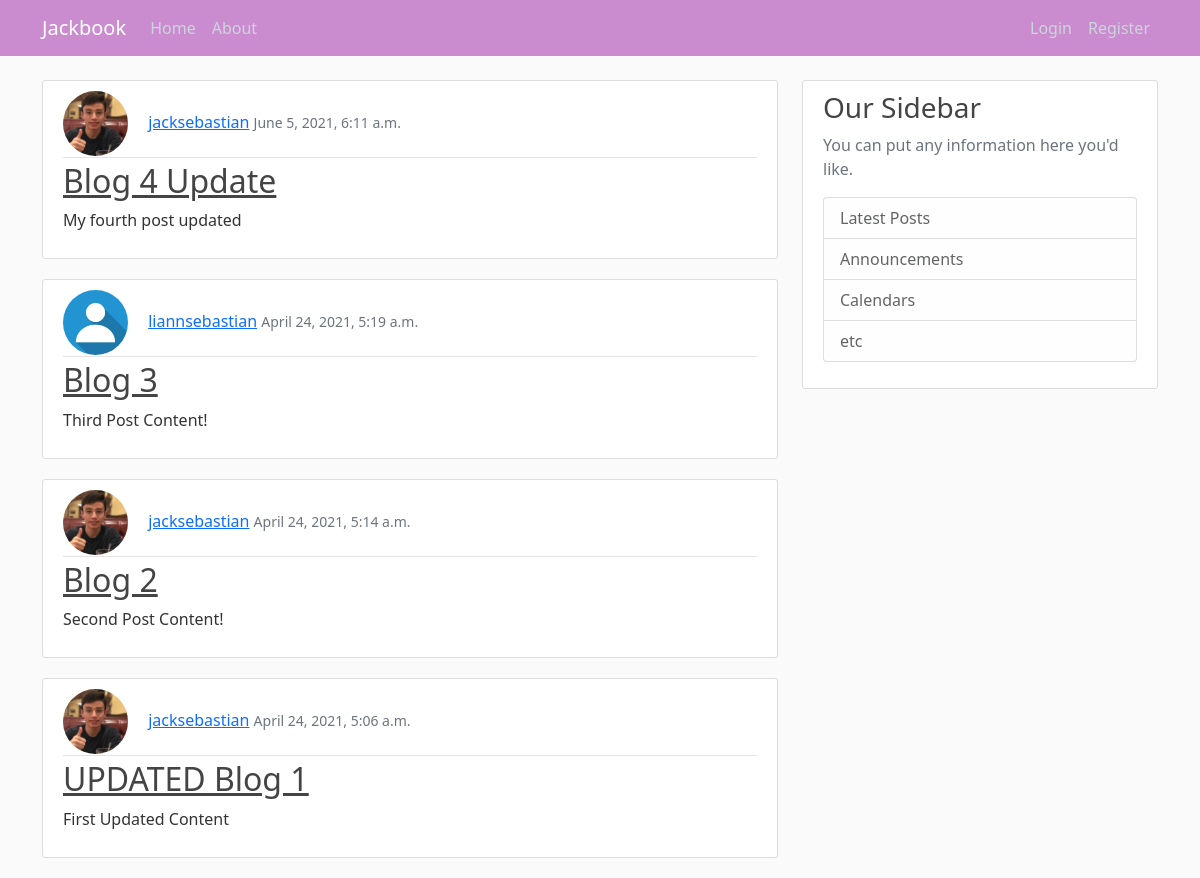
The app's page /, older data.
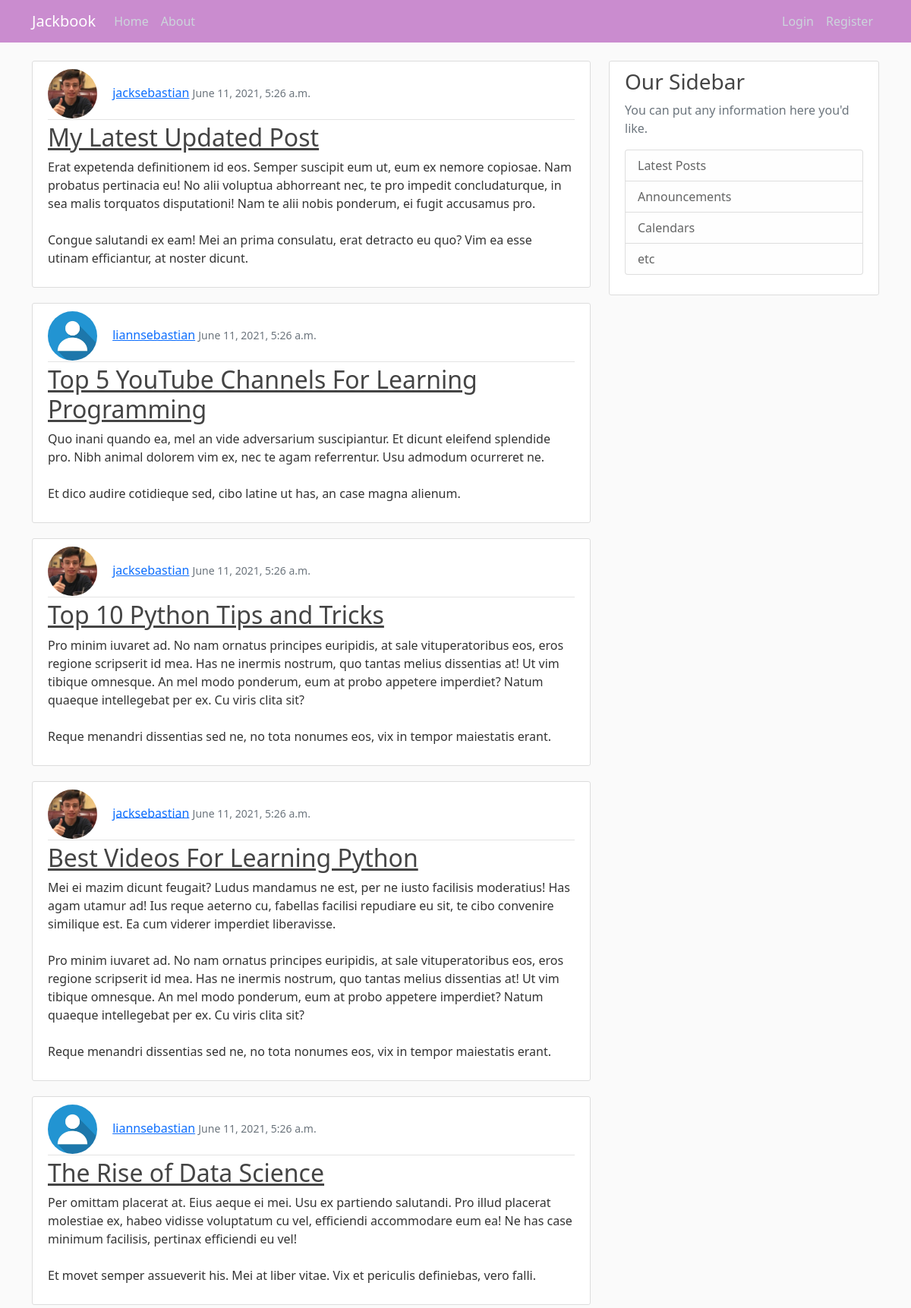
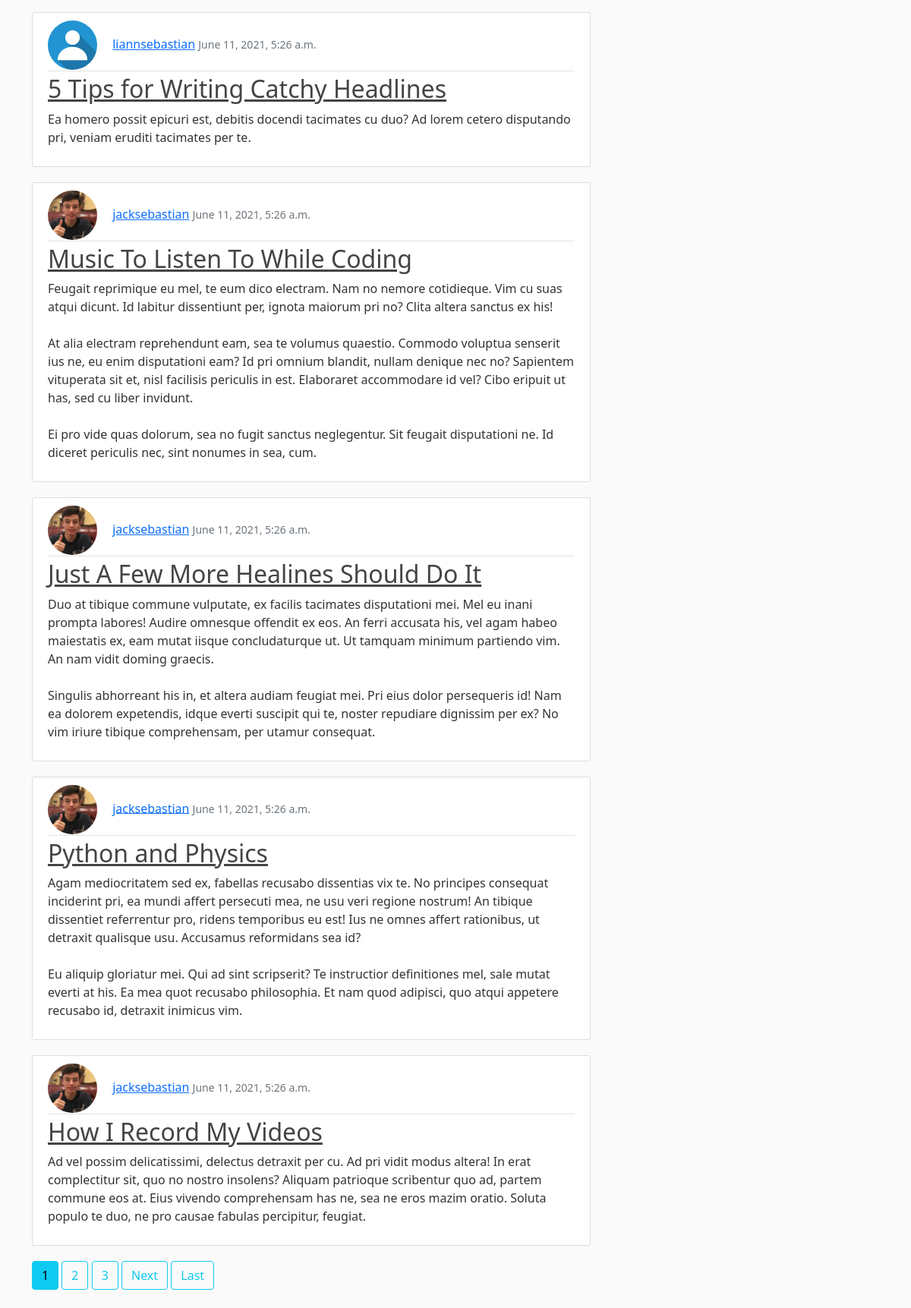
The same page, newer data (2 pictures, top to bottom).
### blog/models.py (models this page shows, shortened)
class Post(models.Model):
    author = models.ForeignKey(User, on_delete=models.CASCADE)
    title = models.CharField(max_length=100)
    content = models.TextField()
    date_posted = models.DateTimeField(default=timezone.now)

### users/models.py (models this page shows, shortened)
class Profile(models.Model):
    user = models.OneToOneField(User, on_delete=models.CASCADE)
    image = models.ImageField(default='default.png', upload_to='profile_pics')

### blog/views.py (the view)
# urls.py: path('', PostListView.as_view(), name='blog-home'),
class PostListView(ListView):
    model = Post
    template_name = 'blog/home.html' # <app>/<modal>_<viewtype>.html
    context_object_name = 'posts'
    ordering = ['-date_posted']
    paginate_by = 10

### blog/templates/blog/home.html (shortened to what this page needs)
{% extends "blog/base.html" %}
{% block content %}
    {% for post in posts %}
        <article class="media content-section">
            <div class="media-body">
                <div class="article-metadata">
                    <img class="rounded-circle article-img" src="{{ post.author.profile.image.url }}">
                    <a class="mr-2" href="#">{{ post.author }}</a>
                    <small class="text-muted">{{ post.date_posted }}</small>
                </div>
                <h2><a class="article-title" href="{% url 'post-detail' post.id %}">{{ post.title }}</a></h2>
                <p class="article-content">{{ post.content }}</p>
            </div>
        </article>
    {% endfor %}
    {% if is_paginated %}
        {% for num in page_obj.paginator.page_range %}
            {% if page_obj.number == num %}
                <a class="btn btn-info mb-4" href="?page={{ num }}">{{ num }}</a>
            {% elif num > page_obj.number|add:'-3' and  num < page_obj.number|add:'3' %}
                <a class="btn btn-outline-info mb-4" href="?page={{ num }}">{{ num }}</a>
            {% endif %}
        {% endfor %}
        {% if page_obj.has_next %}
            <a class="btn btn-outline-info mb-4" href="?page={{ page_obj.next_page_number }}">Next</a>
            <a class="btn btn-outline-info mb-4" href="?page={{ page_obj.paginator.num_pages }}">Last</a>
        {% endif %}
    {% endif %}
{% endblock content %}

Row changes from the older to the newer data that the page shows:
no longer on this page (row unchanged): Post: author.profile.image (picture), author "jacksebastian", date_posted "June 5, 2021, 6:11 a.m.", title "Blog 4 Update", content "My fourth post updated"
no longer on this page (row unchanged): Post: author.profile.image (placeholder picture), author "liannsebastian", date_posted "April 24, 2021, 5:19 a.m.", title "Blog 3", content "Third Post Content!"
no longer on this page (row unchanged): Post: author.profile.image (picture), author "jacksebastian", date_posted "April 24, 2021, 5:14 a.m.", title "Blog 2", content "Second Post Content!"
no longer on this page (row unchanged): Post: author.profile.image (picture), author "jacksebastian", date_posted "April 24, 2021, 5:06 a.m.", title "UPDATED Blog 1", content "First Updated Content"
added Post: author.profile.image (picture), author "jacksebastian", date_posted "June 11, 2021, 5:26 a.m.", title "My Latest Updated Post", content "Erat expetenda definitionem id eos. Semper suscipit eum ut, eum ex nemore copiosae. Nam probatus pertinacia eu! No alii voluptua abhorreant nec, te pro impedit concludaturque, in sea malis torquatos disputationi! Nam te alii nobis ponderum, ei fugit accusamus pro. Congue salutandi ex eam! Mei an prima consulatu, erat detracto eu quo? Vim ea esse utinam efficiantur, at noster dicunt."
added Post: author.profile.image (placeholder picture), author "liannsebastian", date_posted "June 11, 2021, 5:26 a.m.", title "Top 5 YouTube Channels For Learning Programming", content "Quo inani quando ea, mel an vide adversarium suscipiantur. Et dicunt eleifend splendide pro. Nibh animal dolorem vim ex, nec te agam referrentur. Usu admodum ocurreret ne. Et dico audire cotidieque sed, cibo latine ut has, an case magna alienum."
added Post: author.profile.image (picture), author "jacksebastian", date_posted "June 11, 2021, 5:26 a.m.", title "Top 10 Python Tips and Tricks", content "Pro minim iuvaret ad. No nam ornatus principes euripidis, at sale vituperatoribus eos, eros regione scripserit id mea. Has ne inermis nostrum, quo tantas melius dissentias at! Ut vim tibique omnesque. An mel modo ponderum, eum at probo appetere imperdiet? Natum quaeque intellegebat per ex. Cu viris clita sit? Reque menandri dissentias sed ne, no tota nonumes eos, vix in tempor maiestatis erant."
added Post: author.profile.image (picture), author "jacksebastian", date_posted "June 11, 2021, 5:26 a.m.", title "Best Videos For Learning Python", content "Mei ei mazim dicunt feugait? Ludus mandamus ne est, per ne iusto facilisis moderatius! Has agam utamur ad! Ius reque aeterno cu, fabellas facilisi repudiare eu sit, te cibo convenire similique est. Ea cum viderer imperdiet liberavisse. Pro minim iuvaret ad. No nam ornatus principes euripidis, at sale vituperatoribus eos, eros regione scripserit id mea. Has ne inermis nostrum, quo tantas melius dissentias at! Ut vim tibique omnesque. An mel modo ponderum, eum at probo appetere imperdiet? Natum quaeque intellegebat per ex. Cu viris clita sit? Reque menandri dissentias sed ne, no tota nonumes eos, vix in tempor maiestatis erant."
added Post: author.profile.image (placeholder picture), author "liannsebastian", date_posted "June 11, 2021, 5:26 a.m.", title "The Rise of Data Science", content "Per omittam placerat at. Eius aeque ei mei. Usu ex partiendo salutandi. Pro illud placerat molestiae ex, habeo vidisse voluptatum cu vel, efficiendi accommodare eum ea! Ne has case minimum facilisis, pertinax efficiendi eu vel! Et movet semper assueverit his. Mei at liber vitae. Vix et periculis definiebas, vero falli."
added Post: author.profile.image (placeholder picture), author "liannsebastian", date_posted "June 11, 2021, 5:26 a.m.", title "5 Tips for Writing Catchy Headlines", content "Ea homero possit epicuri est, debitis docendi tacimates cu duo? Ad lorem cetero disputando pri, veniam eruditi tacimates per te."
added Post: author.profile.image (picture), author "jacksebastian", date_posted "June 11, 2021, 5:26 a.m.", title "Music To Listen To While Coding", content "Feugait reprimique eu mel, te eum dico electram. Nam no nemore cotidieque. Vim cu suas atqui dicunt. Id labitur dissentiunt per, ignota maiorum pri no? Clita altera sanctus ex his! At alia electram reprehendunt eam, sea te volumus quaestio. Commodo voluptua senserit ius ne, eu enim disputationi eam? Id pri omnium blandit, nullam denique nec no? Sapientem vituperata sit et, nisl facilisis periculis in est. Elaboraret accommodare id vel? Cibo eripuit ut has, sed cu liber invidunt. Ei pro vide quas dolorum, sea no fugit sanctus neglegentur. Sit feugait disputationi ne. Id diceret periculis nec, sint nonumes in sea, cum."
added Post: author.profile.image (picture), author "jacksebastian", date_posted "June 11, 2021, 5:26 a.m.", title "Just A Few More Healines Should Do It", content "Duo at tibique commune vulputate, ex facilis tacimates disputationi mei. Mel eu inani prompta labores! Audire omnesque offendit ex eos. An ferri accusata his, vel agam habeo maiestatis ex, eam mutat iisque concludaturque ut. Ut tamquam minimum partiendo vim. An nam vidit doming graecis. Singulis abhorreant his in, et altera audiam feugiat mei. Pri eius dolor persequeris id! Nam ea dolorem expetendis, idque everti suscipit qui te, noster repudiare dignissim per ex? No vim iriure tibique comprehensam, per utamur consequat."
added Post: author.profile.image (picture), author "jacksebastian", date_posted "June 11, 2021, 5:26 a.m.", title "Python and Physics", content "Agam mediocritatem sed ex, fabellas recusabo dissentias vix te. No principes consequat inciderint pri, ea mundi affert persecuti mea, ne usu veri regione nostrum! An tibique dissentiet referrentur pro, ridens temporibus eu est! Ius ne omnes affert rationibus, ut detraxit qualisque usu. Accusamus reformidans sea id? Eu aliquip gloriatur mei. Qui ad sint scripserit? Te instructior definitiones mel, sale mutat everti at his. Ea mea quot recusabo philosophia. Et nam quod adipisci, quo atqui appetere recusabo id, detraxit inimicus vim."
added Post: author.profile.image (picture), author "jacksebastian", date_posted "June 11, 2021, 5:26 a.m.", title "How I Record My Videos", content "Ad vel possim delicatissimi, delectus detraxit per cu. Ad pri vidit modus altera! In erat complectitur sit, quo no nostro insolens? Aliquam patrioque scribentur quo ad, partem commune eos at. Eius vivendo comprehensam has ne, sea ne eros mazim oratio. Soluta populo te duo, ne pro causae fabulas percipitur, feugiat."
Text that changed along with them:
new list line: "1"
new list line: "2"
new list line: "3"
text now shown: "Next Last"
